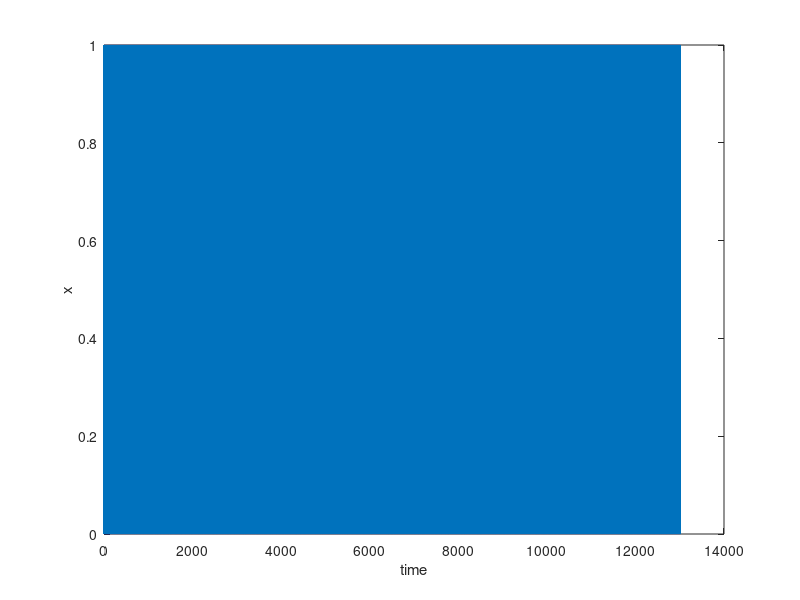

Here is the MATLAB script that generated this plot: (Note: a time limit stopped this script after it produced the figure.)
% Gillespie code to simulate the effect of stages of exponential delay with
% x as the hidden MC, y the non-delayed photons and z the stages of delay
% Assumes a 2 state symmetrical MC at the moment
clear all
clc
close all


% Initialise main variables
N = 300000;
nMolec = 3;
T = zeros(N, 1);
Z = zeros(N, nMolec);

% Initialise rate parameters
k = 10;
alpha = 100;
kyz = 10;

% Main Gillespie algorithm
for i = 2:N
    % Markov state and undelayed photons
    x = Z(i - 1, 1);
    y = Z(i - 1, 2);
    rdot3 = [k*(1 - x) k*x alpha*x*(1-y)];
    % Delayed molecules based on stages
    switch(nMolec - 2)
        case 0
            % The undelayed case
            rdot = [rdot3 0];
            R1 = [1 -1 0 0];
            R2 = [0 0 1 -1];
            R = [R1; R2];
        case 1
            z = Z(i - 1, 3);
            rdot = [rdot3 kyz*y];
            R1 = [1 -1 0 0];
            R2 = [0 0 1 -1];
            R3 = [0 0 0 1];
            R = [R1; R2; R3];                        
        otherwise
            error('Incorrect number of exponential stages specified');
    end
    % Calculate the next reaction time from rate sum and update molecular
    % numbers based on reaction chosen
    rdotsum = sum(rdot);
    T(i) = T(i - 1) - log(rand)/rdotsum;
    rdot = rdot/rdotsum;
    reac = 1 + sum(rand > cumsum(rdot));
    Z(i, :) = Z(i - 1, :) + R(:, reac)';
end

% Plot the main molecular trajectories
for i = 1:nMolec
    figure;
    stairs(T, Z(:, i));
    xlabel('time');
    switch(i)
        case 1
            ylabel('x');
        case 2
            ylabel('y');
        otherwise
            ylabel(['z_{' num2str(i - 2) '}']);
    end
end

% Extra plot comparing z with y births
if nMolec == 3
    % Get birth process of y
    y = Z(:, 2);
    dy = diff(y);
    id_ydea = find(dy == -1);
    dy(id_ydea) = 0;
    ybir = cumsum([y(1); dy]);
    zbir = Z(:, 3);
    
    figure;
    hold on
    stairs(T, ybir);
    stairs(T, zbir, 'r');
    hold off
    xlabel('time');
    ylabel('molecular numbers');
    legend('y births', 'z photons', 'location', 'best');
end
    
    
